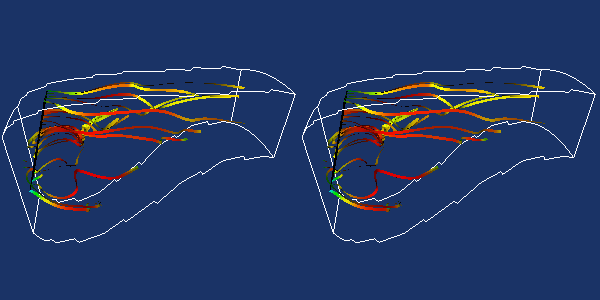

Generate this figure with Python:
#!/usr/bin/env python

# Demonstrate vtkStreamTracer with different cell locator strategies
# (vtkCellTreeLocator and vtkStaticCellLocator) for interpolated
# velocity field on PLOT3D combustor data, side by side.

import os

# Factory overrides
import vtkmodules.vtkInteractionStyle  # noqa: F401
import vtkmodules.vtkRenderingFreeType  # noqa: F401
import vtkmodules.vtkRenderingOpenGL2  # noqa: F401

from vtkmodules.vtkCommonDataModel import (
    vtkCellLocatorStrategy,
    vtkCellTreeLocator,
    vtkDataObject,
    vtkStaticCellLocator,
)
from vtkmodules.vtkCommonMath import vtkRungeKutta4
from vtkmodules.vtkFiltersCore import vtkStructuredGridOutlineFilter
from vtkmodules.vtkFiltersFlowPaths import (
    vtkCompositeInterpolatedVelocityField,
    vtkStreamTracer,
)
from vtkmodules.vtkFiltersModeling import vtkRibbonFilter
from vtkmodules.vtkFiltersSources import vtkPlaneSource
from vtkmodules.vtkIOParallel import vtkMultiBlockPLOT3DReader
from vtkmodules.vtkRenderingCore import (
    vtkActor,
    vtkPolyDataMapper,
    vtkRenderWindow,
    vtkRenderWindowInteractor,
    vtkRenderer,
)

data_dir = os.environ.get("VPE_DATA_DIR", os.path.dirname(os.path.abspath(__file__)))

# Read PLOT3D data
plot3d_reader = vtkMultiBlockPLOT3DReader()
plot3d_reader.SetXYZFileName(os.path.join(data_dir, "combxyz.bin"))
plot3d_reader.SetQFileName(os.path.join(data_dir, "combq.bin"))
plot3d_reader.SetScalarFunctionNumber(100)
plot3d_reader.SetVectorFunctionNumber(202)
plot3d_reader.Update()
output = plot3d_reader.GetOutput().GetBlock(0)

# Seed plane
seed_plane = vtkPlaneSource()
seed_plane.SetXResolution(4)
seed_plane.SetYResolution(4)
seed_plane.SetOrigin(2, -2, 26)
seed_plane.SetPoint1(2, 2, 26)
seed_plane.SetPoint2(2, -2, 32)

seed_plane_mapper = vtkPolyDataMapper()
seed_plane_mapper.SetInputConnection(seed_plane.GetOutputPort())

seed_plane_actor = vtkActor()
seed_plane_actor.SetMapper(seed_plane_mapper)
seed_plane_actor.GetProperty().SetRepresentationToWireframe()

# Stream tracer with vtkCellTreeLocator
rk4 = vtkRungeKutta4()

tree_loc = vtkCellTreeLocator()
ivp = vtkCompositeInterpolatedVelocityField()
cell_locator_strategy = vtkCellLocatorStrategy()
ivp.SetFindCellStrategy(cell_locator_strategy)
cell_locator_strategy.SetCellLocator(tree_loc)

streamer = vtkStreamTracer()
streamer.SetInputData(output)
streamer.SetSourceData(seed_plane.GetOutput())
streamer.SetMaximumPropagation(100)
streamer.SetInitialIntegrationStep(0.2)
streamer.SetIntegrationDirectionToForward()
streamer.SetComputeVorticity(1)
streamer.SetIntegrator(rk4)
streamer.SetInterpolatorPrototype(ivp)

ribbon_filter = vtkRibbonFilter()
ribbon_filter.SetInputConnection(streamer.GetOutputPort())
ribbon_filter.SetInputArrayToProcess(
    1, 0, 0, vtkDataObject.FIELD_ASSOCIATION_POINTS, "Normals")
ribbon_filter.SetWidth(0.1)
ribbon_filter.SetWidthFactor(5)

stream_mapper = vtkPolyDataMapper()
stream_mapper.SetInputConnection(ribbon_filter.GetOutputPort())
stream_mapper.SetScalarRange(output.GetScalarRange())

streamline = vtkActor()
streamline.SetMapper(stream_mapper)

outline = vtkStructuredGridOutlineFilter()
outline.SetInputData(output)

outline_mapper = vtkPolyDataMapper()
outline_mapper.SetInputConnection(outline.GetOutputPort())

outline_actor = vtkActor()
outline_actor.SetMapper(outline_mapper)

# Stream tracer with vtkStaticCellLocator
static_loc = vtkStaticCellLocator()
ivp_2 = vtkCompositeInterpolatedVelocityField()
cell_locator_strategy_2 = vtkCellLocatorStrategy()
ivp_2.SetFindCellStrategy(cell_locator_strategy_2)
cell_locator_strategy_2.SetCellLocator(static_loc)

streamer_2 = vtkStreamTracer()
streamer_2.SetInputData(output)
streamer_2.SetSourceData(seed_plane.GetOutput())
streamer_2.SetMaximumPropagation(100)
streamer_2.SetInitialIntegrationStep(0.2)
streamer_2.SetIntegrationDirectionToForward()
streamer_2.SetComputeVorticity(1)
streamer_2.SetIntegrator(rk4)
streamer_2.SetInterpolatorPrototype(ivp_2)
streamer_2.Update()

ribbon_filter_2 = vtkRibbonFilter()
ribbon_filter_2.SetInputConnection(streamer_2.GetOutputPort())
ribbon_filter_2.SetInputArrayToProcess(
    1, 0, 0, vtkDataObject.FIELD_ASSOCIATION_POINTS, "Normals")
ribbon_filter_2.SetWidth(0.1)
ribbon_filter_2.SetWidthFactor(5)

stream_mapper_2 = vtkPolyDataMapper()
stream_mapper_2.SetInputConnection(ribbon_filter_2.GetOutputPort())
stream_mapper_2.SetScalarRange(output.GetScalarRange())

streamline_2 = vtkActor()
streamline_2.SetMapper(stream_mapper_2)

outline_2 = vtkStructuredGridOutlineFilter()
outline_2.SetInputData(output)

outline_mapper_2 = vtkPolyDataMapper()
outline_mapper_2.SetInputConnection(outline_2.GetOutputPort())

outline_actor_2 = vtkActor()
outline_actor_2.SetMapper(outline_mapper_2)

# Left renderer - CellTreeLocator
renderer_0 = vtkRenderer()
renderer_0.SetViewport(0, 0, 0.5, 1)
renderer_0.AddActor(seed_plane_actor)
renderer_0.AddActor(outline_actor)
renderer_0.AddActor(streamline)
renderer_0.SetBackground(0.1, 0.2, 0.4)

# Right renderer - StaticCellLocator
renderer_1 = vtkRenderer()
renderer_1.SetViewport(0.5, 0, 1, 1)
renderer_1.AddActor(seed_plane_actor)
renderer_1.AddActor(outline_actor_2)
renderer_1.AddActor(streamline_2)
renderer_1.SetBackground(0.1, 0.2, 0.4)

# Window
render_window = vtkRenderWindow()
render_window.SetSize(600, 300)
render_window.AddRenderer(renderer_0)
render_window.AddRenderer(renderer_1)
render_window.SetWindowName("cell locator interpolated velocity field")

# Interactor
interactor = vtkRenderWindowInteractor()
interactor.SetRenderWindow(render_window)

# Scene
camera = renderer_0.GetActiveCamera()
camera.SetClippingRange(3.95297, 50)
camera.SetFocalPoint(9.71821, 0.458166, 29.3999)
camera.SetPosition(2.7439, -37.3196, 38.7167)
camera.SetViewUp(-0.16123, 0.264271, 0.950876)
renderer_1.SetActiveCamera(camera)

interactor.Initialize()
interactor.Start()
